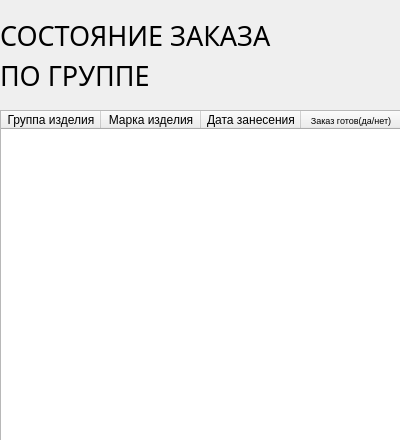
<?xml version="1.0" encoding="UTF-8"?>
<ui version="4.0">
 <class>secondwindow</class>
 <widget class="QDialog" name="secondwindow">
  <property name="geometry">
   <rect>
    <x>0</x>
    <y>0</y>
    <width>400</width>
    <height>440</height>
   </rect>
  </property>
  <property name="windowTitle">
   <string>Dialog</string>
  </property>
  <widget class="QTableWidget" name="tableWidget">
   <property name="geometry">
    <rect>
     <x>0</x>
     <y>110</y>
     <width>411</width>
     <height>331</height>
    </rect>
   </property>
   <column>
    <property name="text">
     <string>Группа изделия</string>
    </property>
   </column>
   <column>
    <property name="text">
     <string>Марка изделия</string>
    </property>
   </column>
   <column>
    <property name="text">
     <string>Дата занесения</string>
    </property>
   </column>
   <column>
    <property name="text">
     <string>Заказ готов(да/нет)</string>
    </property>
    <property name="font">
     <font>
      <pointsize>7</pointsize>
     </font>
    </property>
   </column>
  </widget>
  <widget class="QLabel" name="label">
   <property name="geometry">
    <rect>
     <x>0</x>
     <y>0</y>
     <width>861</width>
     <height>71</height>
    </rect>
   </property>
   <property name="font">
    <font>
     <family>Segoe Script</family>
     <pointsize>20</pointsize>
    </font>
   </property>
   <property name="toolTip">
    <string>&lt;html&gt;&lt;head/&gt;&lt;body&gt;&lt;p&gt;&lt;span style=&quot; font-size:14pt;&quot;&gt;Найти по фамилии&lt;/span&gt;&lt;/p&gt;&lt;/body&gt;&lt;/html&gt;</string>
   </property>
   <property name="whatsThis">
    <string>&lt;html&gt;&lt;head/&gt;&lt;body&gt;&lt;p&gt;&lt;span style=&quot; font-size:22pt;&quot;&gt;Найти по фамилии&lt;/span&gt;&lt;/p&gt;&lt;/body&gt;&lt;/html&gt;</string>
   </property>
   <property name="frameShape">
    <enum>QFrame::NoFrame</enum>
   </property>
   <property name="frameShadow">
    <enum>QFrame::Raised</enum>
   </property>
   <property name="text">
    <string>СОСТОЯНИЕ ЗАКАЗА</string>
   </property>
   <property name="textFormat">
    <enum>Qt::RichText</enum>
   </property>
   <property name="scaledContents">
    <bool>false</bool>
   </property>
   <property name="wordWrap">
    <bool>false</bool>
   </property>
  </widget>
  <widget class="QLabel" name="label_2">
   <property name="geometry">
    <rect>
     <x>0</x>
     <y>40</y>
     <width>861</width>
     <height>71</height>
    </rect>
   </property>
   <property name="font">
    <font>
     <family>Segoe Script</family>
     <pointsize>20</pointsize>
    </font>
   </property>
   <property name="toolTip">
    <string>&lt;html&gt;&lt;head/&gt;&lt;body&gt;&lt;p&gt;&lt;span style=&quot; font-size:14pt;&quot;&gt;Найти по фамилии&lt;/span&gt;&lt;/p&gt;&lt;/body&gt;&lt;/html&gt;</string>
   </property>
   <property name="whatsThis">
    <string>&lt;html&gt;&lt;head/&gt;&lt;body&gt;&lt;p&gt;&lt;span style=&quot; font-size:22pt;&quot;&gt;Найти по фамилии&lt;/span&gt;&lt;/p&gt;&lt;/body&gt;&lt;/html&gt;</string>
   </property>
   <property name="frameShape">
    <enum>QFrame::NoFrame</enum>
   </property>
   <property name="frameShadow">
    <enum>QFrame::Raised</enum>
   </property>
   <property name="text">
    <string>ПО ГРУППЕ</string>
   </property>
   <property name="textFormat">
    <enum>Qt::RichText</enum>
   </property>
   <property name="scaledContents">
    <bool>false</bool>
   </property>
   <property name="wordWrap">
    <bool>false</bool>
   </property>
  </widget>
 </widget>
 <resources/>
 <connections/>
</ui>
